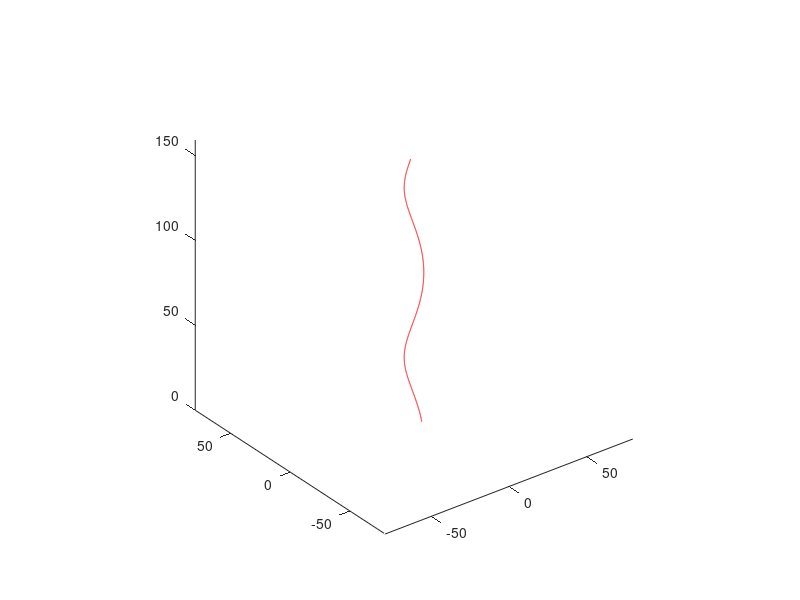

Here is the MATLAB script that generated this plot:
function [] = helix()

%    helixCurvTors(0.1, 0.1);
%    hold on;
%     helixCurvTors(0.01, 0.1);
%     hold on;
%     helixCurvTors(0.01, 0.13);
%     hold on;
%     helixCurvTors(0.01, 1.0);
%     hold on;
    helixRadPitch(5,100/(2*pi));
%    hold off;
    
end

function [ ] = helixCurvTors( Curv, Tors )

    step = 1e-2;
    s = 0:step:200;
    
    Omega = sqrt(Curv^2 + Tors^2);
    Rad = Curv/Omega^2;
    Pitch = Tors/Omega^2;
    
    x = Rad*cos(Omega*s);
    y = Rad*sin(Omega*s);
    z = Pitch*Omega*s;
        
    length = s(end)*sqrt(Rad^2+Pitch^2);
    
    fprintf('Rad = %f\nPitch = %f\nstep = %f\nlength = %f\n\n', Rad, Pitch, 2*pi*Pitch, length);
    
    plot3(x,y,z,'green');
    axis equal;
    
end

function [ ] = helixRadPitch( Rad, Pitch )

    step = 1e-2;
    s = 0:step:10;
    
    x = Rad*cos(s);
    y = Rad*sin(s);
    z = Pitch*s;
    
    Curv = abs(Rad)/(Rad^2+Pitch^2);
    Tors = Pitch/(Rad^2+Pitch^2);
    length = s(end)*sqrt(Rad^2+Pitch^2);
    
    fprintf('curv = %f\ntors = %f\nlength = %f\n\n', Curv, Tors, length);
    
    plot3(x,y,z,'red');
    axis equal;
    
end

